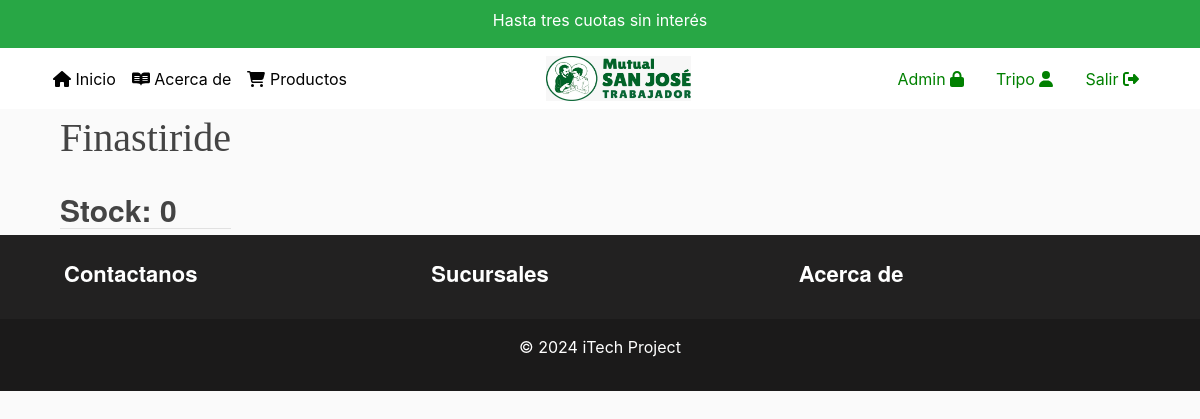
The page /Medicamentos/12671627 (signed in) on the database its author committed.
### users/models.py (models this page shows, shortened)
class CustomUser(AbstractUser):
    def image_upload_to(self, instance=None):
        if instance:
            return os.path.join('Users', self.username, instance)
        return None
    STATUS = (
        ('cliente', 'cliente'),
        ('Auxiliar', 'Auxiliar'),
        ('Administrativo', 'Administrativo'),
        ('Farmaceutico', 'Farmaceutico'),
        ('Medico', 'Medico'),
    )
    email = models.EmailField(unique=True)
    status = models.CharField(max_length=100, choices=STATUS, default='Empleado')
    description = models.TextField("Description", max_length=600, default='', blank=True)
    image = models.ImageField(default='default/no_image.jpg', upload_to=image_upload_to)

### main/models.py (models this page shows, shortened)
class Article(models.Model):
    def image_upload_to(self, instance=None):
        if instance:
            return os.path.join('ArticleSeries', slugify(self.series.slug), slugify(self.article_slug), instance)
        return None
    tipo_choice = (
        ('venta libre', 'Venta Libre'),
        ('bajo receta', 'Bajo Receta'),
        ('bajo receta duplicada', 'Bajo receta duplicado-Lista IV'),
    )
    title = models.CharField("Nombre Comercial", max_length=200)
    id_articulo = models.AutoField(primary_key=True)
    subtitle = models.CharField("Accion Farmatologica",max_length=200, default="", blank=True)
    article_slug = models.SlugField("Codigo de Barra", null=False, blank=False, unique=True)
    id_Laboratorio = models.ForeignKey('main.Laboratorio', on_delete=models.CASCADE)
    principio_activo=models.CharField ('Droga',max_length=17)
    content = RichTextField("Presentacion", blank=True, default='')
    tipo_Producto=models.CharField(choices=tipo_choice, max_length=45)
    notes = RichTextField(blank=True, default='')
    published = models.DateTimeField("Fecha publicada", default=timezone.now)
    modified = models.DateTimeField("Fecha modificada", default=timezone.now)
    series = models.ForeignKey(ArticleSeries, default="", verbose_name="Series", on_delete=models.SET_DEFAULT)
    image = models.ImageField("Imagen", default='default/no_image.jpg', upload_to=image_upload_to, max_length=255)
    class Meta:
        verbose_name = "Producto"
        verbose_name_plural = "Productos"
        ordering = ['-published']
    @property
    def stock_actual(self):
        movimientos = Movimiento.objects.filter(id_articulo=self)
        stock = 0
        for movimiento in movimientos:
            if movimiento.tipo == '0':  # Ingreso
                stock += movimiento.cantidad
            elif movimiento.tipo == '1':  # Egreso
                stock -= movimiento.cantidad
        return stock

### main/decorators.py (the view)
        def _wrapped_view(request, *args, **kwargs):
            if not request.user.is_authenticated:
                messages.error(request, "Inicie Sesion antes de comprar el producto")
                return redirect(redirect_url)
            return view_func(request, *args, **kwargs)

### main/views.py (called while the page is built)
@user_is_authenticated
def article(request, series: str, article: str):
    matching_article = Article.objects.filter(series__slug=series, article_slug=article).first()
    return render(request=request,
                  template_name='main/article.html',
                  context={"object": matching_article}
                  )

### main/templates/main/article.html (shortened to what this page needs)
{% extends "main/header.html" %}
{% block content %}
<main role="main" class="container-xl">
    <div class="col-lg-12 col-md-12 col-sm-12">
        <div class="d-flex">
            <div>
                <h1 class="title-style">{{ object.title }}</h1>
                <h3 class="stock-style">Stock: {{ object.stock_actual }}</h2>
            </div>
        </div>
    </div>
{% endblock content %}

### main/templates/main/includes/navbar.html (shortened to what this page needs)
{% load static %}
<header class="site-header" style="margin-bottom: 5px">
    <nav class="navbar navbar-expand-md navbar-color">
        <div class="container">
            <div class="navbar-nav">
                <a class="nav-item nav-link" href="/"><i class="fas fa-home"></i> Inicio</i></a>
            </div>
            <div class="collapse navbar-collapse" id="navbarToggle">
                <div class="navbar-nav mr-auto">
                    <a class="nav-item nav-link" href="{% url 'acercade' %}"><i class="fa-brands fa-readme"></i> Acerca de</a>
                    <a class="nav-item nav-link" href="{% url 'productos' %}"><i class="fa-solid fa-cart-shopping"></i> Productos</a>
                </div>
                <div class="navbar-nav mr-auto">
                <img src="{% static "images/logo.jpeg" %}" width="145" height="45" align="center">
                </div>
                {% if user.is_authenticated %}
                {% if user.is_staff %}
                <a class="nav-item nav-link" href="{% url 'admin:index' %}" style="color:green;">Admin <i class="fa-solid fa-lock"></i></a>
                {% endif %}
                <a class="nav-item nav-link" href="{% url 'profile' user.username %}" style="color:green">
                    {{user.username}} <i class="fas fa-user"></i>
                </a>
                <a class="nav-item nav-link" href="{% url 'logout' %}" style="color:green">
                    Salir <i class="fas fa-sign-out-alt"></i>
                </a>
                {% endif %}
                </div>
            </div>
    </nav>
</header>

### main/static/main/main.css (style rules this page uses)
:root { --footercolor: #ffffff; --navbarcolor: #ffffff; --btncolor: #ffffff; --socialcolor: #ffffff; --brightText: #020202; }
.navbar-color { background-color: var(--navbarcolor); }
body { background: #fafafa; }
h1, h2, h3, h4, h5, h6 { color: #444444; }
.site-header .navbar-nav .nav-link { color: var(--brightText); }
.title-style { font-family: fell, Georgia, Cambria, 'Times New Roman', Times, serif !important; }
.article-style h1, h3 { font-weight: bold; border-bottom: 1px solid rgba(0,0,0,.1); letter-spacing: 0; font-family: sohne, "Helvetica Neue", Helvetica, Arial, sans-serif; font-style: normal; margin-top: 1.0em; margin-bottom: 0.2em; line-height: 36px !important; font-size: 30px !important; }
img { max-width: 100%; max-height: 100%; }

### rows shown on the page
CustomUser: username "Tripo"
Article: title "Finastiride", stock_actual "0"
